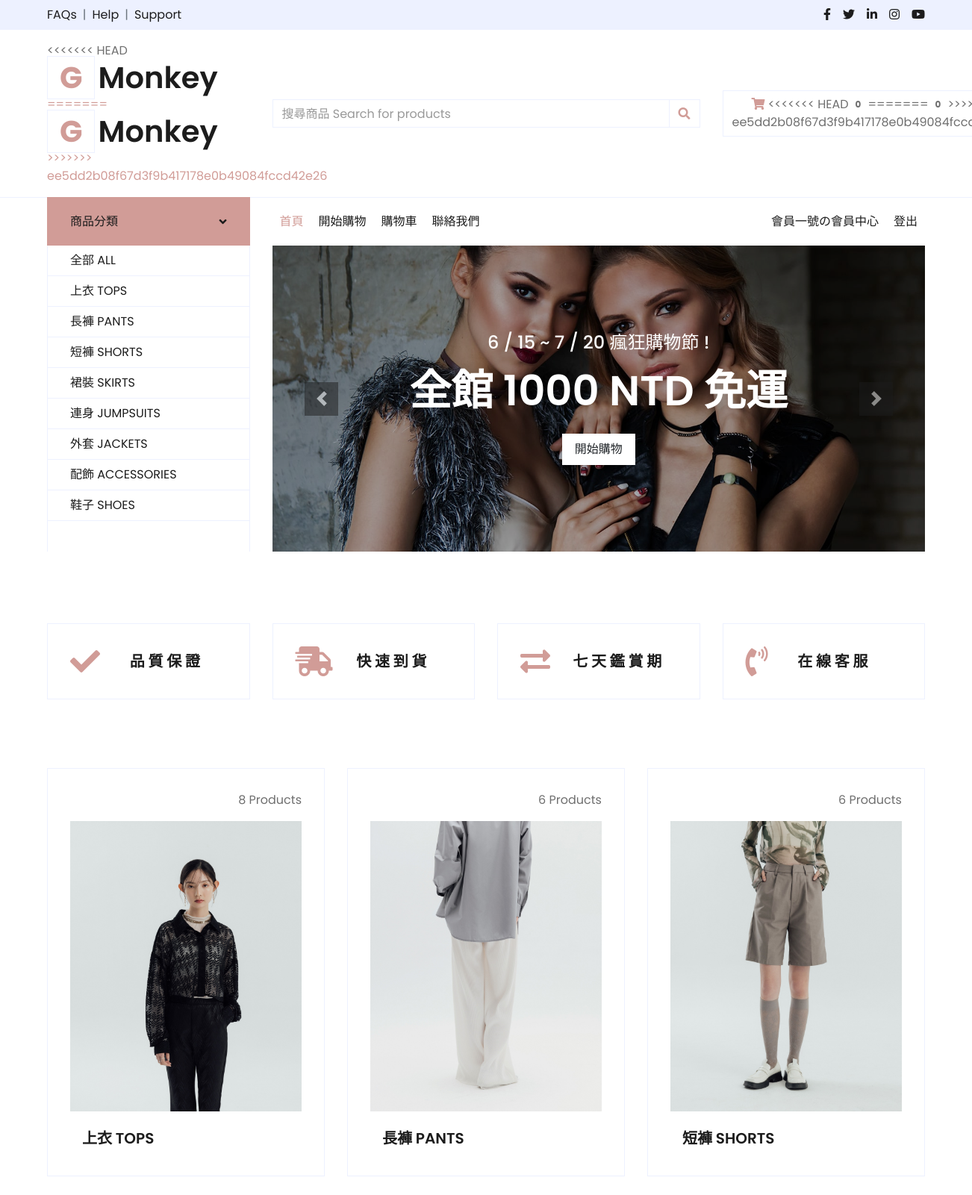
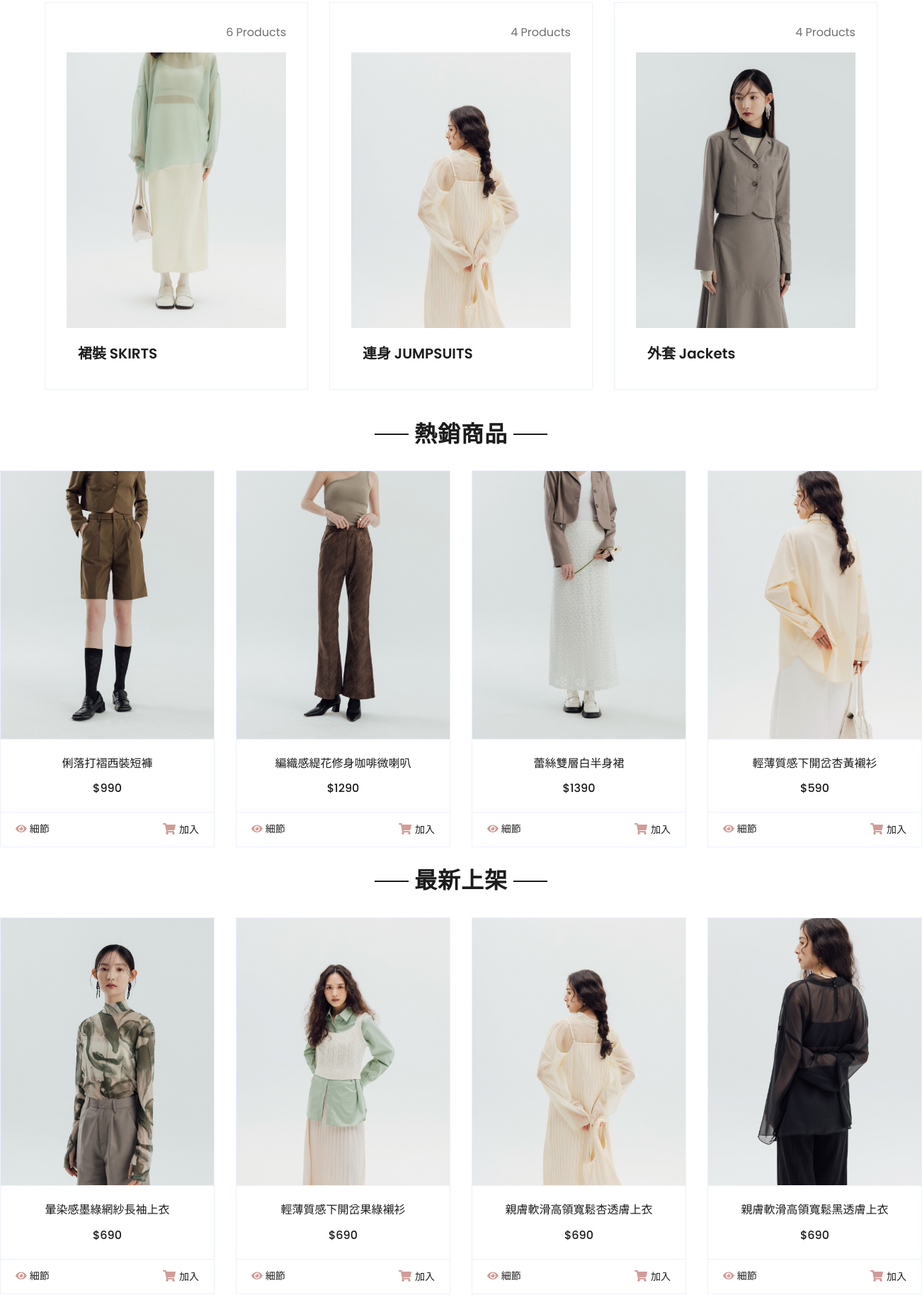
Screenshot of /index.php (signed in, upper part) with the database file from the repository (2 pictures, top to bottom).
### tables this page shows
CREATE TABLE `product_sales` (
  `sales_id` int(11) NOT NULL,
  `order_id` int(11) NOT NULL,
  `product_id` int(11) NOT NULL,
  `num` int(11) NOT NULL
);

CREATE TABLE `product` (
  `product_id` int(11) NOT NULL,
  `product_name` varchar(21) NOT NULL,
  `price` int(50) NOT NULL,
  `intro` varchar(200) DEFAULT NULL,
  `category` varchar(5) NOT NULL,
  `quality` int(11) DEFAULT NULL,
  `product_date` date NOT NULL
);

### index.php (the view, shortened to what the rows shown need)
<?php
$link = mysqli_connect("localhost", "root", "root123456", "group_03")
    or die("無法開啟MySQL資料庫連結!<br>");
mysqli_query($link, 'SET CHARACTER SET utf8');
mysqli_query($link, "SET collation_connection = 'utf8_unicode_ci'");
?>
<!DOCTYPE html>
<html lang="en">
<head>
    <link href="https://cdnjs.cloudflare.com/ajax/libs/font-awesome/5.10.0/css/all.min.css" rel="stylesheet">
    <link href="lib/owlcarousel/assets/owl.carousel.min.css" rel="stylesheet">
    <link href="css/style.css" rel="stylesheet">
</head>
<body>
    <div class="container-fluid">
        <div class="row align-items-center py-3 px-xl-5">
            <div class="col-lg-3 d-none d-lg-block">
                <a href="index.php" class="text-decoration-none">
                    <h1 class="m-0 display-5 font-weight-semi-bold"><span
                            class="text-primary font-weight-bold border px-3 mr-1">G</span>Monkey</h1>
                <a href="" class="text-decoration-none">
                    <h1 class="m-0 display-5 font-weight-semi-bold"><span class="text-primary font-weight-bold border px-3 mr-1">G</span>Monkey</h1>
                </a>
            </div>
        </div>
    </div>
    <div class="container-fluid pt-5">
        <div class="row px-xl-5 pb-3">
            <div class="col-lg-3 col-md-6 col-sm-12 pb-1">
                <div class="d-flex align-items-center border mb-4" style="padding: 30px;">
                    <h1 class="fa fa-check text-primary m-0 mr-3"></h1>
                </div>
            </div>
            <div class="col-lg-3 col-md-6 col-sm-12 pb-1">
                <div class="d-flex align-items-center border mb-4" style="padding: 30px;">
                    <h1 class="fa fa-shipping-fast text-primary m-0 mr-2"></h1>
                </div>
            </div>
            <div class="col-lg-3 col-md-6 col-sm-12 pb-1">
                <div class="d-flex align-items-center border mb-4" style="padding: 30px;">
                    <h1 class="fas fa-exchange-alt text-primary m-0 mr-3"></h1>
                </div>
            </div>
            <div class="col-lg-3 col-md-6 col-sm-12 pb-1">
                <div class="d-flex align-items-center border mb-4" style="padding: 30px;">
                    <h1 class="fa fa-phone-volume text-primary m-0 mr-3"></h1>
                </div>
            </div>
        </div>
    </div>
    <div class="text-center mb-4">
        <h2 class="section-title px-5"><span class="px-2">熱銷商品</span></h2>
    </div>
    <?php
    $View_Detail = "細節";
    $Add_To_Cart = "加入";
    $sql = "SELECT * FROM product_sales JOIN product ON product_sales.product_id = product.product_id
    GROUP BY product.product_id
    ORDER BY SUM(product_sales.num) DESC LIMIT 4";
    $result = mysqli_query($link, $sql);
    echo '<div class="row">';
    if (mysqli_num_rows($result) > 0) {
        while ($row = mysqli_fetch_assoc($result)) {
            $price = $row['price'];
            $name = $row['product_name'];
            $productID = $row['product_id'];
            echo '<div class="col-lg-3 col-md-6 col-sm-12 pb-1">';
            echo '<div class="card product-item border-0 mb-4">';
            echo '<div class="card-header product-img position-relative overflow-hidden bg-transparent border p-0">';
            echo '<img class="img-fluid w-100" src="img/' . $productID . '.jpg" alt="">';
            echo '</div>';
            echo '<div class="card-body border-left border-right text-center p-0 pt-4 pb-3">';
            echo '<h6 class="text-truncate mb-3">' . $name . '</h6>';
            echo '<div class="d-flex justify-content-center">';
            echo '<h6>$' . $price . '</h6>';
            echo '</div>';
            echo '</div>';
            echo '<div class="card-footer d-flex justify-content-between bg-light border">';
            echo '<a href="detail.php?product_id=' . $productID . '" class="btn btn-sm text-dark p-0"><i class="fas fa-eye text-primary mr-1"></i>' . $View_Detail . '</a>';
            echo '<form method="post" action="all.php?action=add&id=' . $row['product_id'] . '" >';
            echo '<i class="fas fa-shopping-cart text-primary mr-1"></i><input type="submit" name="add_to_cart" class="btn btn-sm text-dark p-0" value="' . $Add_To_Cart . '">';
            echo '</form>';
            echo '</div>';
            echo '</div>';
            echo '</div>';
        }
    } else {
        echo "沒有找到商品信息";
    }
    echo '</div>';
    ?>
    <div class="text-center mb-4">
        <h2 class="section-title px-5"><span class="px-2">最新上架</span></h2>
    </div>
    <?php
    $View_Detail = "細節";
    $Add_To_Cart = "加入";
    $sql = "SELECT * FROM product ORDER BY product_date DESC LIMIT 4";
    $result = mysqli_query($link, $sql);
    echo '<div class="row">';
    if (mysqli_num_rows($result) > 0) {
        while ($row = mysqli_fetch_assoc($result)) {
            $price = $row['price'];
            $name = $row['product_name'];
            $productID = $row['product_id'];
            echo '<div class="col-lg-3 col-md-6 col-sm-12 pb-1">';
            echo '<div class="card product-item border-0 mb-4">';
            echo '<div class="card-header product-img position-relative overflow-hidden bg-transparent border p-0">';
            echo '<img class="img-fluid w-100" src="img/' . $productID . '.jpg" alt="">';
            echo '</div>';
            echo '<div class="card-body border-left border-right text-center p-0 pt-4 pb-3">';
            echo '<h6 class="text-truncate mb-3">' . $name . '</h6>';
            echo '<div class="d-flex justify-content-center">';
            echo '<h6>$' . $price . '</h6>';
            echo '</div>';
            echo '</div>';
            echo '<div class="card-footer d-flex justify-content-between bg-light border">';
            echo '<a href="detail.php?product_id=' . $productID . '" class="btn btn-sm text-dark p-0"><i class="fas fa-eye text-primary mr-1"></i>' . $View_Detail . '</a>';
            echo '<form method="post" action="all.php?action=add&id=' . $row['product_id'] . '" >';
            echo '<i class="fas fa-shopping-cart text-primary mr-1"></i><input type="submit" name="add_to_cart" class="btn btn-sm text-dark p-0" value="' . $Add_To_Cart . '">';
            echo '</form>';
            echo '</div>';
            echo '</div>';
            echo '</div>';
        }
    } else {
        echo "沒有找到商品信息";
    }
    echo '</div>';
    ?>
</body>
</html>

### rows the page displays
product_sales: shows a picture, product.product_name "俐落打褶西裝短褲", product.price "990"
product_sales: shows a picture, product.product_name "編織感緹花修身咖啡微喇叭", product.price "1290"
product_sales: shows a picture, product.product_name "蕾絲雙層白半身裙", product.price "1390"
product_sales: shows a picture, product.product_name "輕薄質感下開岔杏黃襯衫", product.price "590"
product: shows a picture, product_name "暈染感墨綠網紗長袖上衣", price "690"
product: shows a picture, product_name "輕薄質感下開岔果綠襯衫", price "690"
product: shows a picture, product_name "親膚軟滑高領寬鬆杏透膚上衣", price "690"
product: shows a picture, product_name "親膚軟滑高領寬鬆黑透膚上衣", price "690"

### other values shown
$totalQuality "0"
$_SESSION['member_name'] "會員一號"
$tops "8"
$pants "6"
$shorts "6"
$skirt "6"
$jumpsuits "4"
$jackets "4"
